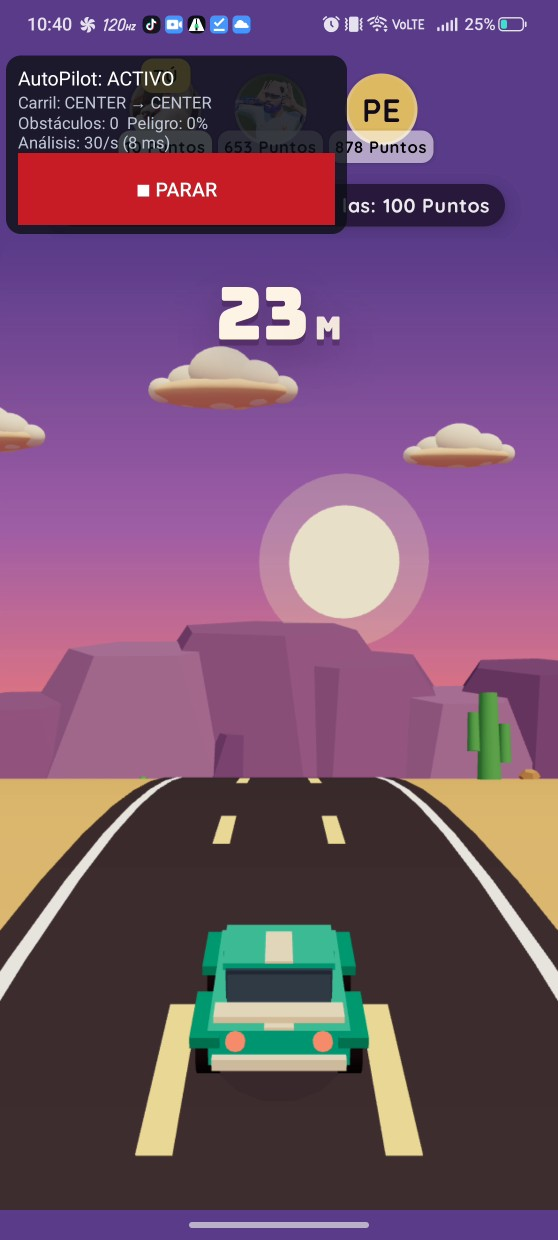
#> input picture core/src/test/resources/video/f_2.60.jpg, 558 x 1240 px
$ python make_player_fixtures.py ../core/src/test/resources/video/f_2.60.jpg
#> lines starting #> are read from the running program, lines starting #| are printed output that depends on the picture; after the words box and inside, x2 and y2 are one past the last pixel; in counts of white or black regions, pixels touching at a corner belong together; long printed decimals are rounded
"""Genera los fixtures de prueba del vehículo del jugador a partir de una captura REAL de la pantalla de calibración
(juego de coches de 3 carriles, captura aportada por el usuario). Pasos:
  1. Recorta el área de juego (ancho 822 px en la captura de pantalla) y borra la superposición de calibración
     (líneas, puntos, caja) con inpainting.
  2. Construye una carretera VACÍA rellenando la zona del coche con el color de asfalto de cada fila.
  3. Extrae el sprite del coche (RGBA) por diferencia con la carretera vacía.
Uso: python3 tools/make_player_fixtures.py captura.jpg  (salida en core/src/test/resources/player/)"""
import sys, cv2, numpy as np
src = sys.argv[1]
out = 'core/src/test/resources/player/'
im = cv2.imread(src)
#> im is the input picture: shape (1240, 558, 3); mean B, G, R 109, 81, 116.2
s = im.shape[1] / 900.0                      # la captura se vio escalada a 900 px de ancho
#> s = 0.62
game = im[0:int(1322 * s), int(39 * s):int(861 * s)].copy()
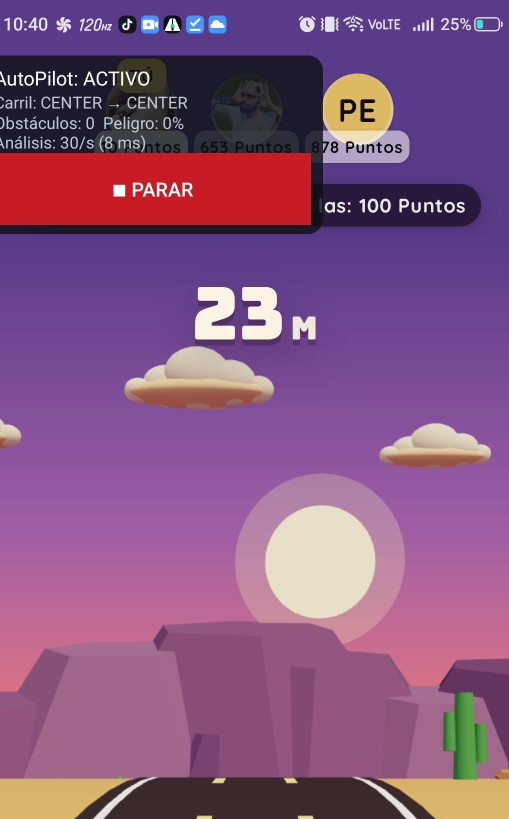
#> game: shape (819, 509, 3); mean B, G, R 128.1, 85.1, 133.4
H, W = game.shape[:2]
#> H = 819; W = 509
P = dict(p1=(254, 645), p2=(626, 649), p3=(47, 1196), p4=(861, 1196), b1=(327, 853), b2=(576, 1036))
g = lambda p: (int((p[0] - 39) * s), int(p[1] * s))
P = {k: g(v) for k, v in P.items()}
m = np.zeros((H, W), np.uint8)
t = int(7 * s)
#> t = 4
L = lambda a, b: cv2.line(m, a, b, 255, t)
#> m: shape (819, 509); every value is 0
L(P['p1'], P['p2']); L(P['p2'], P['p4']); L(P['p4'], P['p3']); L(P['p3'], P['p1'])
for k in (1, 2):
    f = k / 3
    a = (int(P['p1'][0] + (P['p2'][0] - P['p1'][0]) * f), int(P['p1'][1] + (P['p2'][1] - P['p1'][1]) * f))
    b = (int(P['p3'][0] + (P['p4'][0] - P['p3'][0]) * f), int(P['p3'][1] + (P['p4'][1] - P['p3'][1]) * f))
    L(a, b)
cv2.rectangle(m, P['b1'], P['b2'], 255, int(8 * s))
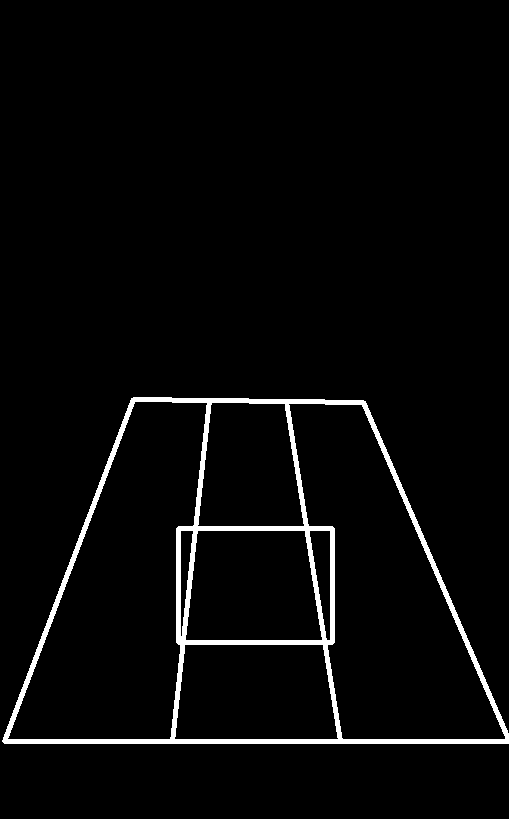
#> m: shape (819, 509); 3.2% white; 1 white region, box (x1, y1, x2, y2) and area: (2, 397, 509, 744) 13303
for v in P.values():
    cv2.circle(m, v, int(16 * s), 255, -1)
    cv2.rectangle(m, (v[0] + int(8 * s), v[1] - int(34 * s)), (v[0] + int(40 * s), v[1] - int(6 * s)), 255, -1)
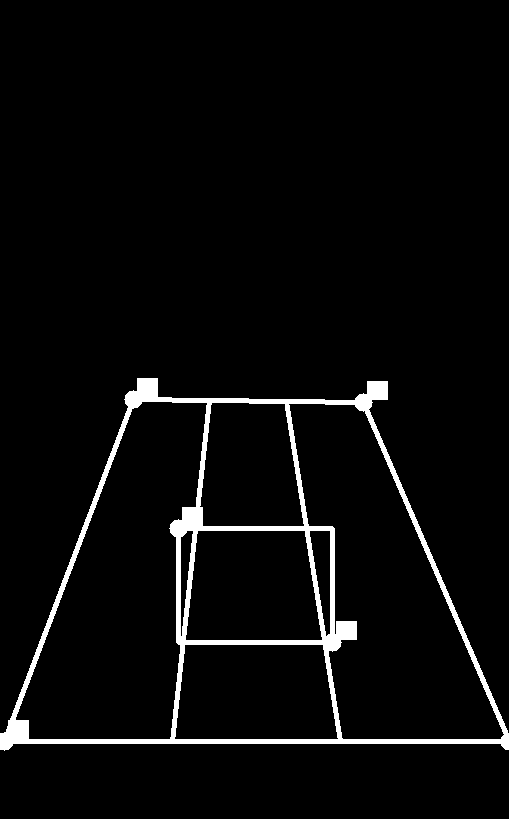
#> m: shape (819, 509); 3.8% white; 1 white region, box (x1, y1, x2, y2) and area: (0, 378, 509, 751) 15859
clean = cv2.inpaint(game, m, 5, cv2.INPAINT_TELEA)
TW = 540
th = int(round(H * TW / W))
#> th = 869
ref = cv2.resize(clean, (TW, th), interpolation=cv2.INTER_AREA)
h, w = ref.shape[:2]
#> h = 869; w = 540
empty = ref.copy()
y0, y1 = int(0.64 * h), int(0.87 * h)
#> y0 = 556; y1 = 756
x0, x1 = int(0.28 * w), int(0.74 * w)
#> x0 = 151; x1 = 399
for y in range(y0, y1):
    row = np.median(ref[y, int(0.15 * w):int(0.26 * w)].reshape(-1, 3), axis=0)
    empty[y, x0:x1] = row
#> this loop made 200 passes
#> row on passes 1 to 3: [165, 94, 157], [165, 94, 157], [165, 94, 157]
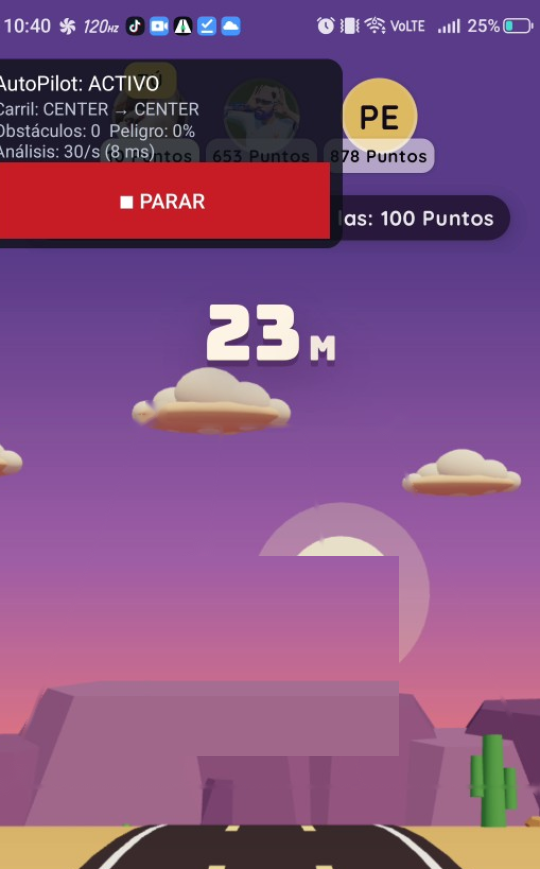
#> empty: shape (869, 540, 3); mean B, G, R 127.8, 83, 133
diff = np.abs(ref.astype(int) - empty.astype(int)).sum(axis=2)
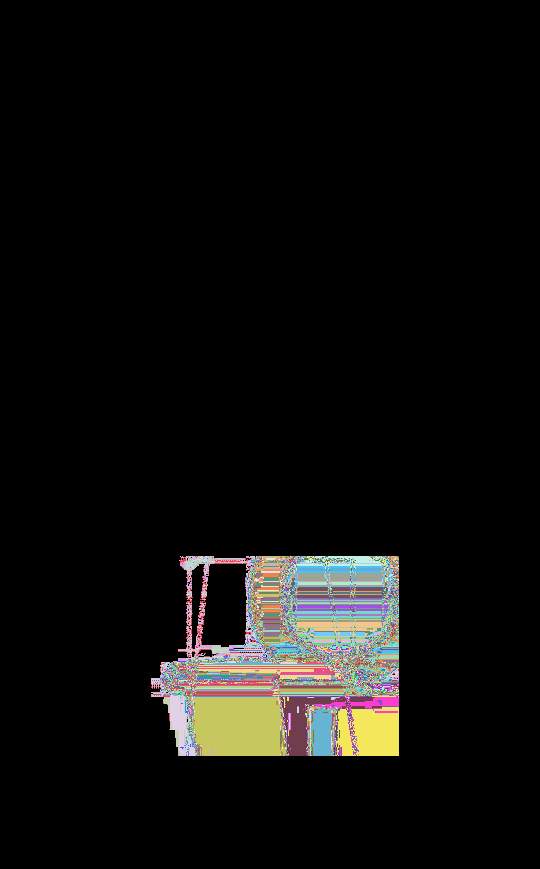
#> diff: shape (869, 540) int64; 255 distinct labels, from 0 to 257; one colour per label, 0 black
alpha = np.zeros((h, w), np.uint8)
alpha[y0:y1, x0:x1] = (diff[y0:y1, x0:x1] > 24) * 255
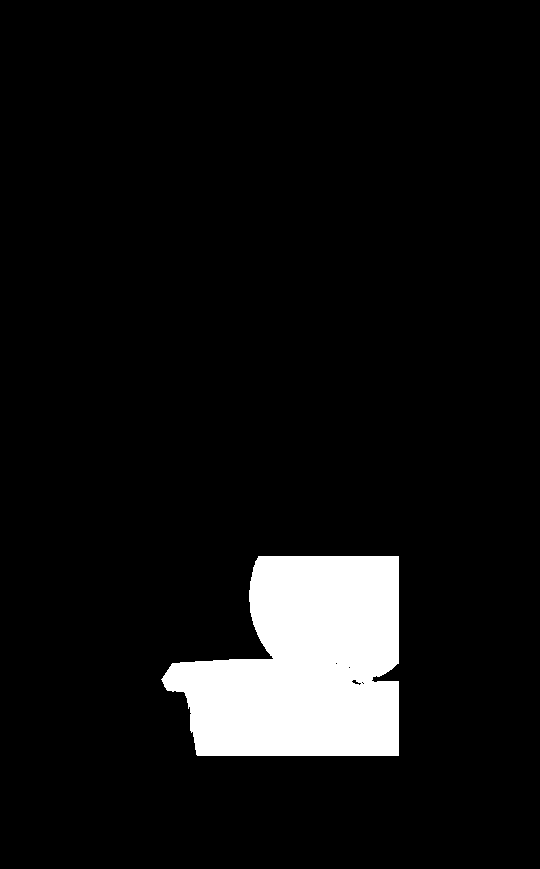
#> alpha: shape (869, 540); 7.6% white; 1 white region, box (x1, y1, x2, y2) and area: (161, 556, 399, 756) 35436
alpha = cv2.morphologyEx(alpha, cv2.MORPH_CLOSE, np.ones((9, 9), np.uint8))
#> alpha: shape (869, 540); 7.6% white; 1 white region, box (x1, y1, x2, y2) and area: (161, 556, 399, 756) 35575
n, lab, st, _ = cv2.connectedComponentsWithStats(alpha)
#> n = 2; st = [[0, 0, 540, 869, 433685], [161, 556, 238, 200, 35575]]
big = 1 + np.argmax(st[1:, 4])
#> big = 1
alpha = ((lab == big) * 255).astype(np.uint8)
ys, xs = np.where(alpha > 0)
bx0, bx1, by0, by1 = xs.min(), xs.max() + 1, ys.min(), ys.max() + 1
#> bx0 = 161; bx1 = 399; by0 = 556; by1 = 756
sprite = np.dstack([ref, alpha])[by0:by1, bx0:bx1]
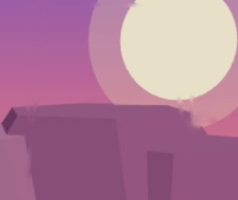
#> sprite: shape (200, 238, 4); mean B, G, R, A 151.7, 122.7, 175.4, 190.6
cv2.imwrite(out + 'reference_with_car.png', ref)
cv2.imwrite(out + 'empty_road.png', empty)
cv2.imwrite(out + 'car_sprite.png', sprite)
nx = lambda p: (round(p[0] / W, 4), round(p[1] / H, 4))
print('size', w, h)
#| size 540 869
print('puntos normalizados', {k: nx(v) for k, v in P.items()})
print('sprite bbox px', (bx0, by0, bx1, by1), 'norm', (bx0 / w, by0 / h, bx1 / w, by1 / h))
#| sprite bbox px (161, 556, 399, 756) norm (0.2981, 0.6398, 0.7389, 0.87)
